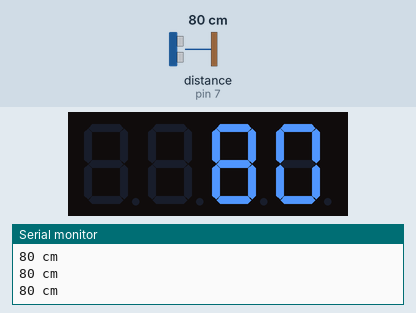
A sketch run on a simulated Arduino Uno, built with avr-gcc and run on an emulated ATmega328P. On the bench: 4-digit seven-segment display, the last lines printed to the serial monitor. Inputs (shaded band) come from the test bench; at power-on: distance to the obstacle (sensor on pin 7) 80 cm. The echo pulse lasts 58.3 µs per cm.

Above: at 1.3 s.
1.4 s: distance to the obstacle (sensor on pin 7) set to 2 cm
At 2.1 s:
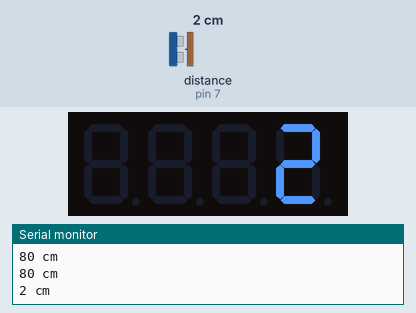
3.2 s: distance to the obstacle (sensor on pin 7) set to 4 cm
At 3.6 s:
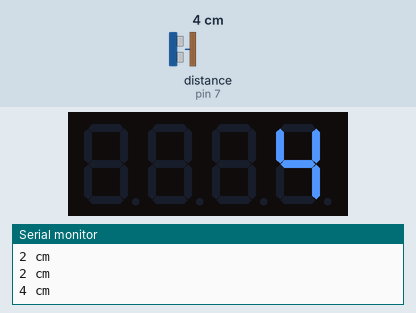
4.8 s: distance to the obstacle (sensor on pin 7) set to 9 cm
At 6.4 s:
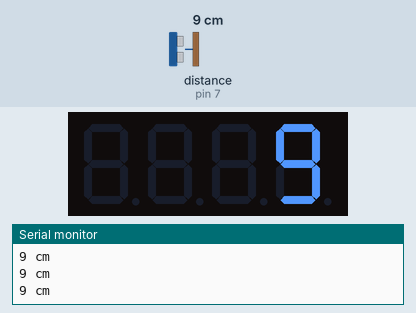
Timing chart, 0 to 7.9 s (numbered marks = the images above; inputs shaded):
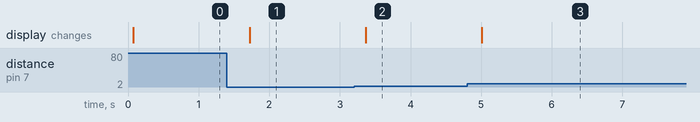

Measured:
- after the input at 1.4 s, the display: changes after 0.32 s (image 1)
- after the input at 3.2 s, the display: changes after 0.16 s (image 2)
- after the input at 4.8 s, the display: changes after 0.21 s (image 3)

The sketch:

TM1637Display_distance_SR04.ino
```cpp
#include <TM1637Display.h>
#include "SR04.h"

// connections pins:
#define CLK 2
#define DIO 3
#define TRIG_PIN 7
#define ECHO_PIN 6

// Create display object of type TM1637Display:
TM1637Display display = TM1637Display(CLK, DIO);

// Ultrasonic sensor
SR04 sr04 = SR04(ECHO_PIN,TRIG_PIN);

void setup() {
  Serial.begin(9600);
  display.clear();
  display.setBrightness(0);
}

void loop() {
  // put your main code here, to run repeatedly:
  long dist=sr04.Distance();
  Serial.print(dist);
  Serial.println(" cm");
  display.showNumberDec(dist);
  delay(500);
}
```
